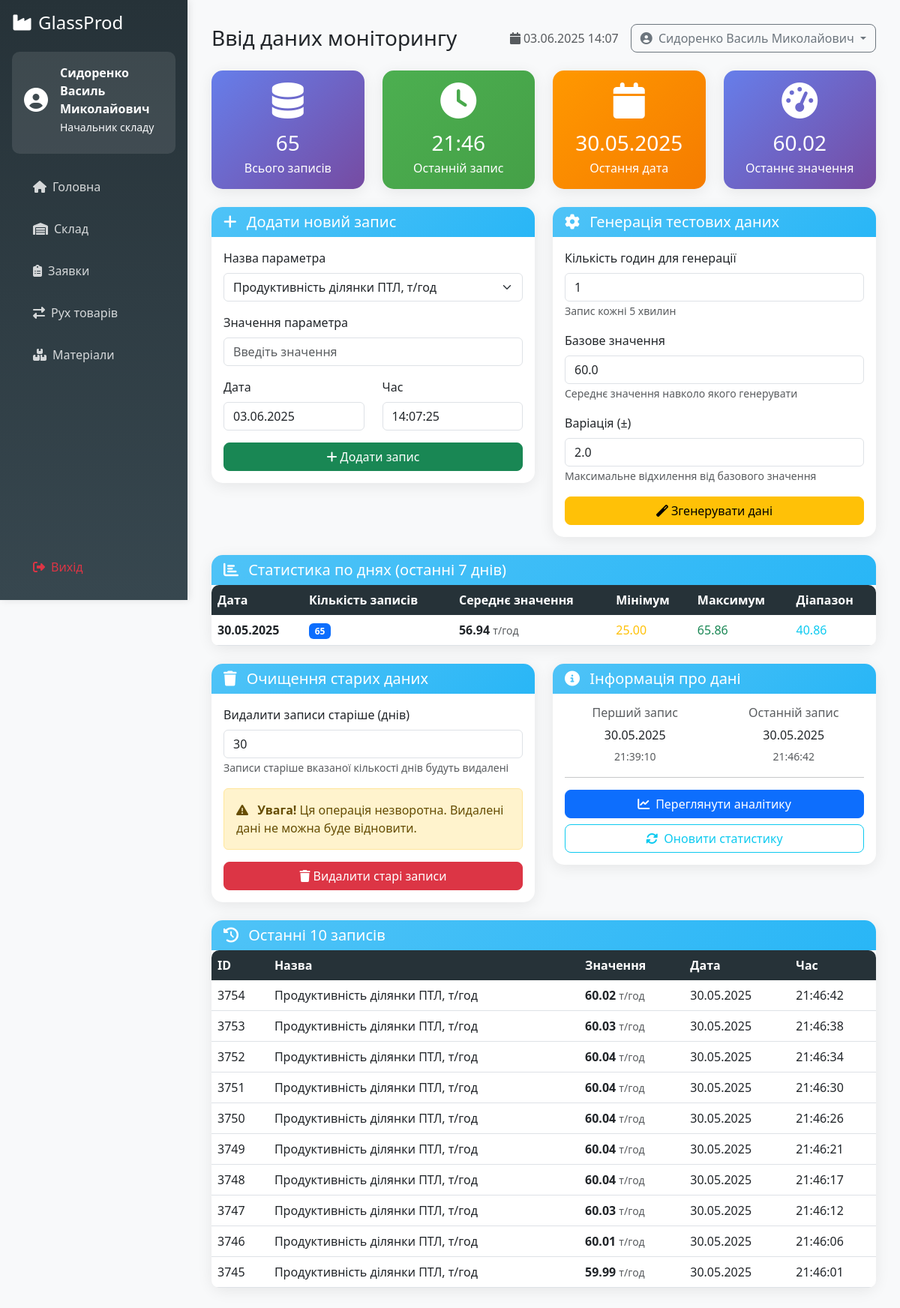
Screenshot of /dashboard/data_input.php (signed in) with the database file from the repository.
### tables this page shows
CREATE TABLE `users` (
  `id` int(11) NOT NULL,
  `username` varchar(50) NOT NULL,
  `password` varchar(255) NOT NULL,
  `email` varchar(100) NOT NULL,
  `full_name` varchar(100) NOT NULL,
  `role` enum('director','procurement_manager','warehouse_keeper','supplier') NOT NULL,
  `phone` varchar(20) DEFAULT NULL,
  `company_name` varchar(100) DEFAULT NULL,
  `created_at` timestamp NOT NULL DEFAULT current_timestamp(),
  `updated_at` timestamp NOT NULL DEFAULT current_timestamp() ON UPDATE current_timestamp(),
  `is_active` tinyint(1) DEFAULT 1
);

CREATE TABLE `data` (
  `ID` int(10) NOT NULL,
  `Name` varchar(50) NOT NULL,
  `Parameter` decimal(10,2) NOT NULL,
  `Dates` varchar(17) NOT NULL DEFAULT '0000-00-00',
  `Times` varchar(17) NOT NULL DEFAULT '00:00:00'
);

### dashboard/data_input.php (the view, shortened to what the rows shown need)
<?php
require_once '../config/config.php';
require_once '../templates/dashboard_layout.php';
$user = checkRole(['director', 'warehouse_keeper']);
$totalRecords = $pdo->query("SELECT COUNT(*) FROM data")->fetchColumn();
$lastRecord = $pdo->query("SELECT * FROM data ORDER BY ID DESC LIMIT 1")->fetch();
$oldestRecord = $pdo->query("SELECT * FROM data ORDER BY ID ASC LIMIT 1")->fetch();
$dailyStats = $pdo->query("
    SELECT
        Dates,
        COUNT(*) as records_count,
        AVG(Parameter) as avg_parameter,
        MIN(Parameter) as min_parameter,
        MAX(Parameter) as max_parameter
    FROM data
    GROUP BY Dates
    ORDER BY STR_TO_DATE(Dates, '%d.%m.%Y') DESC
    LIMIT 7
")->fetchAll();
?>
<div class="row mb-4">
    <div class="col-md-3">
        <div class="card stat-card success">
            <div class="card-body text-center">
                <i class="fas fa-clock fa-3x mb-3"></i>
                <h3 class="mb-1"><?= $lastRecord ? date('H:i', strtotime($lastRecord['Times'])) : '—' ?></h3>
                <p class="mb-0">Останній запис</p>
            </div>
        </div>
    </div>
    <div class="col-md-3">
        <div class="card stat-card warning">
            <div class="card-body text-center">
                <i class="fas fa-calendar fa-3x mb-3"></i>
                <h3 class="mb-1"><?= $lastRecord ? htmlspecialchars($lastRecord['Dates']) : '—' ?></h3>
                <p class="mb-0">Остання дата</p>
            </div>
        </div>
    </div>
    <div class="col-md-3">
        <div class="card stat-card">
            <div class="card-body text-center">
                <i class="fas fa-tachometer-alt fa-3x mb-3"></i>
                <h3 class="mb-1"><?= $lastRecord ? number_format($lastRecord['Parameter'], 2) : '—' ?></h3>
                <p class="mb-0">Останнє значення</p>
            </div>
        </div>
    </div>
</div>
<div class="row mb-4">
    <div class="col-12">
        <div class="card">
            <div class="card-body p-0">
                <?php if (empty($dailyStats)): ?>
                    <div class="text-center py-4">
                        <i class="fas fa-chart-bar fa-3x text-muted mb-3"></i>
                        <p class="text-muted">Немає даних для відображення</p>
                    </div>
                <?php else: ?>
                    <div class="table-responsive">
                        <table class="table table-hover mb-0">
                            <thead>
                                <tr>
                                    <th>Дата</th>
                                    <th>Кількість записів</th>
                                    <th>Середнє значення</th>
                                    <th>Мінімум</th>
                                    <th>Максимум</th>
                                    <th>Діапазон</th>
                                </tr>
                            </thead>
                        </table>
                    </div>
                <?php endif; ?>
            </div>
        </div>
    </div>
</div>
<div class="row">
    <div class="col-md-6 mb-4">
        <div class="card">
            <div class="card-body">
                <div class="row text-center">
                    <div class="col-6">
                        <h6 class="text-muted">Перший запис</h6>
                        <p class="mb-1">
                            <?= $oldestRecord ? htmlspecialchars($oldestRecord['Dates']) : 'Немає даних' ?>
                        </p>
                        <small class="text-muted">
                            <?= $oldestRecord ? htmlspecialchars($oldestRecord['Times']) : '' ?>
                        </small>
                    </div>
                    <div class="col-6">
                        <h6 class="text-muted">Останній запис</h6>
                        <p class="mb-1">
                            <?= $lastRecord ? htmlspecialchars($lastRecord['Dates']) : 'Немає даних' ?>
                        </p>
                        <small class="text-muted">
                            <?= $lastRecord ? htmlspecialchars($lastRecord['Times']) : '' ?>
                        </small>
                    </div>
                </div>
            </div>
        </div>
    </div>
</div>
<?php if ($totalRecords > 0): ?>
    <?php
    $recentRecords = $pdo->query("SELECT * FROM data ORDER BY ID DESC LIMIT 10")->fetchAll();
    ?>
    <div class="card">
        <div class="card-body p-0">
            <div class="table-responsive">
                <table class="table table-hover mb-0">
                    <thead>
                        <tr>
                            <th>ID</th>
                            <th>Назва</th>
                            <th>Значення</th>
                            <th>Дата</th>
                            <th>Час</th>
                        </tr>
                    </thead>
                    <tbody>
                        <?php foreach ($recentRecords as $record): ?>
                            <tr>
                                <td><?= $record['ID'] ?></td>
                                <td><?= htmlspecialchars($record['Name']) ?></td>
                                <td>
                                    <strong><?= number_format($record['Parameter'], 2) ?></strong>
                                    <small class="text-muted">т/год</small>
                                </td>
                                <td><?= htmlspecialchars($record['Dates']) ?></td>
                                <td><?= htmlspecialchars($record['Times']) ?></td>
                            </tr>
                        <?php endforeach; ?>
                    </tbody>
                </table>
            </div>
        </div>
    </div>
<?php endif; ?>
<?php
$content = ob_get_clean();
$additionalJS = "
function refreshStats() {
    window.location.reload();
}
// Автообновление времени в форме каждую секунду
setInterval(function() {
    const now = new Date();
    const timeInput = document.querySelector('input[name=\"times\"]');
    if (timeInput && timeInput === document.activeElement) {
        // Не обновляем если пользователь редактирует поле
        return;
    }
    const hours = String(now.getHours()).padStart(2, '0');
    const minutes = String(now.getMinutes()).padStart(2, '0');
    const seconds = String(now.getSeconds()).padStart(2, '0');
    if (timeInput) {
        timeInput.value = hours + ':' + minutes + ':' + seconds;
    }
}, 1000);
// Автообновление даты
document.addEventListener('DOMContentLoaded', function() {
    const dateInput = document.querySelector('input[name=\"dates\"]');
    if (dateInput) {
        const now = new Date();
        const day = String(now.getDate()).padStart(2, '0');
        const month = String(now.getMonth() + 1).padStart(2, '0');
        const year = now.getFullYear();
        dateInput.value = day + '.' + month + '.' + year;
    }
});
";
renderDashboardLayout('Ввід даних моніторингу', $user['role'], $content, '', $additionalJS);
?>

### templates/dashboard_layout.php (shortened to what the rows shown need)
<?php
function renderDashboardLayout($pageTitle, $userRole, $content, $additionalCSS = '', $additionalJS = '') {
    $user = getCurrentUser();
    $roleTitle = getRoleText($userRole);
    echo <<<HTML
<!DOCTYPE html>
<html lang="uk">
<head>
    <title>{$pageTitle} - {$roleTitle} - GlassProd</title>
    <link href="https://cdn.jsdelivr.net/npm/bootstrap@5.3.0/dist/css/bootstrap.min.css" rel="stylesheet">
    <link href="https://cdnjs.cloudflare.com/ajax/libs/font-awesome/6.4.0/css/all.min.css" rel="stylesheet">
        {$additionalCSS}
</head>
<body>
    <nav class="sidebar position-fixed top-0 start-0" style="width: 250px; z-index: 100;">
        <div class="p-3">
            <div class="user-info text-white">
                <div class="d-flex align-items-center mb-2">
                    <div>
                        <div class="fw-bold">{$user['full_name']}</div>
                        <small class="text-light">{$roleTitle}</small>
                    </div>
                </div>
            </div>
            <ul class="nav nav-pills flex-column">
HTML;
    echo <<<HTML
            </ul>
        </div>
        <div class="position-absolute bottom-0 start-0 w-100 p-3">
            <a href="/logout.php" class="nav-link text-danger">
                <i class="fas fa-sign-out-alt me-2"></i>Вихід
            </a>
        </div>
    </nav>
    <main class="main-content">
        <button class="btn btn-primary d-md-none mb-3" type="button" data-bs-toggle="offcanvas" data-bs-target="#sidebar">
            <i class="fas fa-bars"></i>
        </button>
        <div class="d-flex justify-content-between align-items-center mb-4">
            <h1 class="h3 mb-0">{$pageTitle}</h1>
            <div class="d-flex align-items-center">
                <span class="text-muted me-3">
                    <i class="fas fa-calendar me-1"></i>
HTML;
    echo <<<HTML
                </span>
                <div class="dropdown">
                    <button class="btn btn-outline-secondary dropdown-toggle" type="button" data-bs-toggle="dropdown">
                        <i class="fas fa-user-circle me-1"></i>
                        {$user['full_name']}
                    </button>
                </div>
            </div>
        </div>
        {$content}
    </main>
        {$additionalJS}
</body>
</html>
HTML;
}
?>

### rows the page displays
users: full_name "Сидоренко Василь Миколайович", role "Начальник складу"
data: Times "21:46", Dates "30.05.2025", Parameter "60.02", Times "21:46:42", ID "3754", Name "Продуктивність ділянки ПТЛ, т/год"
data: Dates "30.05.2025", Times "21:39:10"
data: ID "3753", Name "Продуктивність ділянки ПТЛ, т/год", Parameter "60.03", Dates "30.05.2025", Times "21:46:38"
data: ID "3752", Name "Продуктивність ділянки ПТЛ, т/год", Parameter "60.04", Dates "30.05.2025", Times "21:46:34"
data: ID "3751", Name "Продуктивність ділянки ПТЛ, т/год", Parameter "60.04", Dates "30.05.2025", Times "21:46:30"
data: ID "3750", Name "Продуктивність ділянки ПТЛ, т/год", Parameter "60.04", Dates "30.05.2025", Times "21:46:26"
data: ID "3749", Name "Продуктивність ділянки ПТЛ, т/год", Parameter "60.04", Dates "30.05.2025", Times "21:46:21"
data: ID "3748", Name "Продуктивність ділянки ПТЛ, т/год", Parameter "60.04", Dates "30.05.2025", Times "21:46:17"
data: ID "3747", Name "Продуктивність ділянки ПТЛ, т/год", Parameter "60.03", Dates "30.05.2025", Times "21:46:12"
data: ID "3746", Name "Продуктивність ділянки ПТЛ, т/год", Parameter "60.01", Dates "30.05.2025", Times "21:46:06"
data: ID "3745", Name "Продуктивність ділянки ПТЛ, т/год", Parameter "59.99", Dates "30.05.2025", Times "21:46:01"

### other values shown
$title "Головна"
$title "Склад"
$title "Заявки"
$title "Рух товарів"
$title "Матеріали"
$pageTitle "Ввід даних моніторингу"
$totalRecords "65"
$stat['Dates'] "30.05.2025"
$stat['records_count'] "65"
$stat['avg_parameter'] "56.94"
$stat['min_parameter'] "25.00"
$stat['max_parameter'] "65.86"
$stat['max_parameter'] - $stat['min_parameter'] "40.86"
